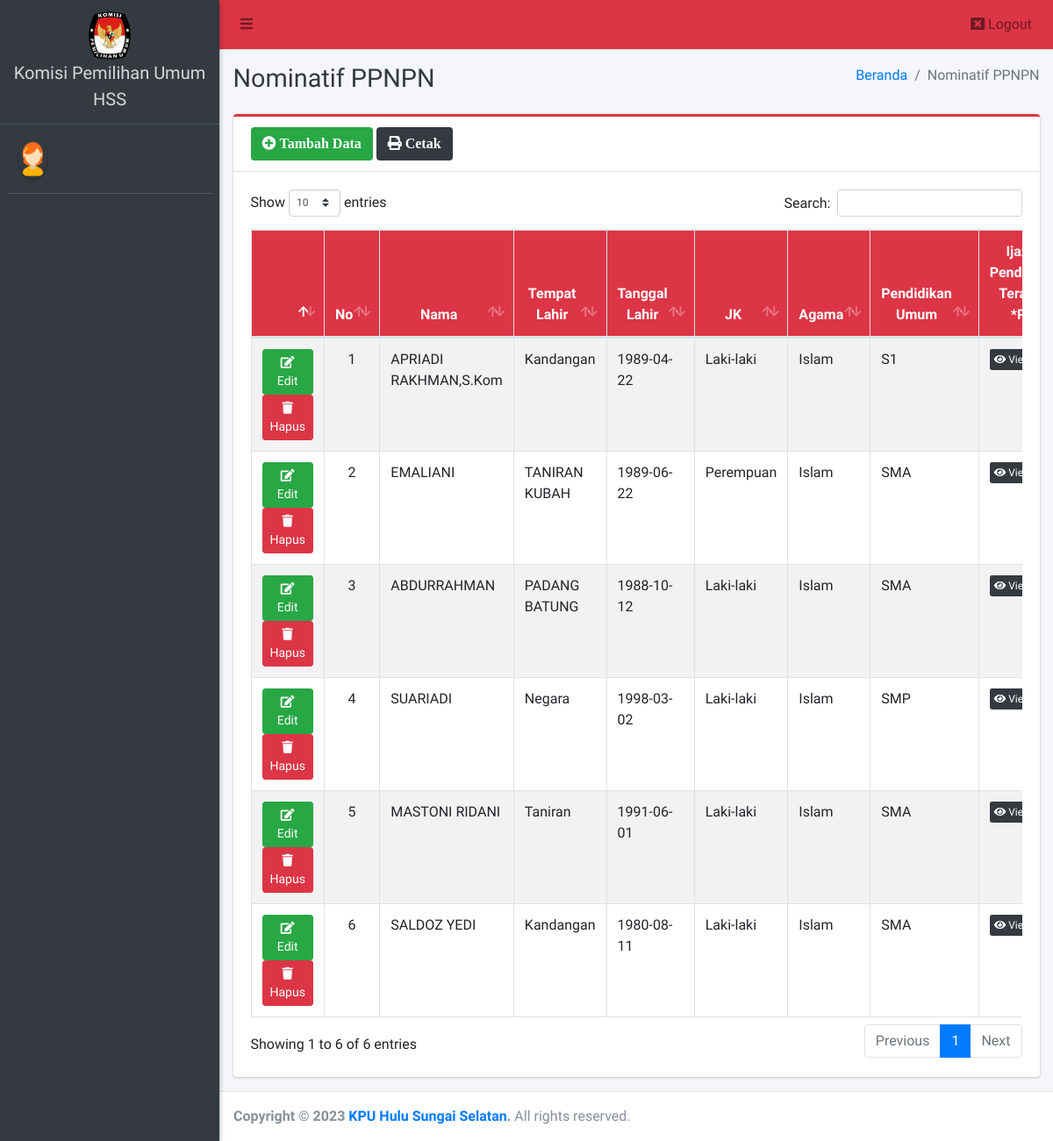
Screenshot of /admin/ppnpn/index.php with the database file from the repository.
### tables this page shows
CREATE TABLE `nominatif_ppnpn` (
  `id_ppnpn` int(11) NOT NULL,
  `nama_ppnpn` varchar(50) NOT NULL,
  `tempat_lahir` varchar(40) NOT NULL,
  `tanggal_lahir` date NOT NULL,
  `jk` varchar(50) NOT NULL,
  `agama` varchar(50) NOT NULL,
  `pendidikan` varchar(50) NOT NULL,
  `sub_bagian` varchar(50) NOT NULL,
  `ket` text NOT NULL,
  `filependidikan` varchar(255) NOT NULL,
  `filesubbagian` varchar(255) NOT NULL
);

### config/config.php (called while the page is built, shortened)
<?php
function base_url($url = null)
{
	$base_url = "http://localhost/kpuhss_pegawai";
	if ($url != null) {
		return $base_url . "/" . $url;
	} else {
		return $base_url;
	}
}

### admin/ppnpn/index.php (the view, shortened to what this page needs)
<?php
require '../../config/config.php';
require '../../config/koneksi.php';
?>
<!DOCTYPE html>
<html>
<?php
include '../../templates/head.php';
?>
<body class="hold-transition sidebar-mini layout-fixed">
    <div class="wrapper">
        <?php
        include '../../templates/navbar.php';
        ?>
        <?php
        include '../../templates/sidebar.php';
        ?>
        <div class="content-wrapper">
            <div class="content-header">
                <div class="container-fluid">
                    <div class="row mb-2">
                        <div class="col-sm-6">
                            <h1 class="m-0 text-dark">Nominatif PPNPN</h1>
                        </div>
                        <div class="col-sm-6">
                            <ol class="breadcrumb float-sm-right">
                                <li class="breadcrumb-item"><a href="#">Beranda</a></li>
                                <li class="breadcrumb-item active">Nominatif PPNPN</li>
                            </ol>
                        </div>
                    </div>
                </div>
            </div>
            <section class="content">
                <div class="container-fluid">
                    <div class="row">
                        <div class="col-12">
                            <div class="card card-red card-outline">
                                <div class="card-header">
                                    <a href="tambah" class="btn bg-green"><i class="fa fa-plus-circle"> Tambah Data</i></a>
                                    <a href="print" target="blank" class="btn bg-dark"><i class="fa fa-print"> Cetak</i></a>
                                </div>
                                <div class="card-body">
                                    <div class="table-responsive">
                                        <table id="example1" class="table table-bordered table-striped">
                                            <thead class="bg-red">
                                                <tr align="center">
                                                    <th></th>
                                                    <th>No</th>
                                                    <th>Nama</th>
                                                    <th>Tempat Lahir</th>
                                                    <th>Tanggal Lahir</th>
                                                    <th>JK</th>
                                                    <th>Agama</th>
                                                    <th>Pendidikan Umum</th>
                                                    <th>Ijazah Pendidikan Terakhir *Pdf</th>
                                                </tr>
                                            </thead>
                                            <tbody style="background-color: white">
                                                <?php
                                                $no = 1;
                                                $data = $koneksi->query("SELECT * FROM nominatif_ppnpn ORDER BY id_ppnpn DESC");
                                                while ($row = $data->fetch_array()) {
                                                ?>
                                                    <tr>
                                                        <td align="center">
                                                            <a href="edit?id=<?= $row['id_ppnpn'] ?>" class="btn btn-success btn-sm" title="Edit"><i class="fa fa-edit"></i> Edit</a>
                                                            <a href="hapus?id=<?= $row['id_ppnpn'] ?>" class="btn btn-danger btn-sm alert-hapus" title="Hapus"><i class="fa fa-trash"></i> Hapus</a>
                                                        </td>
                                                        <td align="center"><?= $no++ ?></td>
                                                        <td><?= $row['nama_ppnpn'] ?></td>
                                                        <td><?= $row['tempat_lahir'] ?></td>
                                                        <td><?= $row['tanggal_lahir'] ?></td>
                                                        <td><?= $row['jk'] ?></td>
                                                        <td><?= $row['agama'] ?></td>
                                                        <td><?= $row['pendidikan'] ?></td>
                                                        <td><a target="_blank" href="<?= base_url(); ?>/file/<?= $row['filependidikan'] ?>" class="btn btn-xs bg-dark" title="View"><i class="fa fa-eye"></i> View</i></a></td>
                                                    </tr>
                                                <?php } ?>
                                            </tbody>
                                        </table>
                                    </div>
                                </div>
                            </div>
                        </div>
                    </div>
                </div>
            </section>
        </div>
        <?php include_once "../../templates/footer.php"; ?>
    </div>
</body>
</html>

### templates/head.php (shortened to what this page needs)
<head>
  <link rel="stylesheet" href="<?= base_url() ?>/assets/plugins/fontawesome-free/css/all.min.css">
  <link rel="stylesheet" href="https://code.ionicframework.com/ionicons/2.0.1/css/ionicons.min.css">
  <link rel="stylesheet" href="<?= base_url() ?>/assets/plugins/datatables-bs4/css/dataTables.bootstrap4.css">
  <link rel="stylesheet" href="<?= base_url() ?>/assets/plugins/ekko-lightbox/ekko-lightbox.css">
  <link rel="stylesheet" href="<?= base_url() ?>/assets/plugins/bootstrap-fileupload/bootstrap-fileupload.min.css">
  <link rel="stylesheet" href="<?= base_url() ?>/assets/plugins/tempusdominus-bootstrap-4/css/tempusdominus-bootstrap-4.min.css">
  <link rel="stylesheet" href="<?= base_url() ?>/assets/plugins/select2/css/select2.min.css">
  <link rel="stylesheet" href="<?= base_url() ?>/assets/plugins/select2-bootstrap4-theme/select2-bootstrap4.min.css">
  <link rel="stylesheet" href="<?= base_url() ?>/assets/plugins/icheck-bootstrap/icheck-bootstrap.min.css">
  <link rel="stylesheet" href="<?= base_url() ?>/assets/plugins/jqvmap/jqvmap.min.css">
  <link rel="stylesheet" href="<?= base_url() ?>/assets/dist/css/adminlte.min.css">
  <link rel="stylesheet" href="<?= base_url() ?>/assets/plugins/overlayScrollbars/css/OverlayScrollbars.min.css">
  <link rel="stylesheet" href="<?= base_url() ?>/assets/plugins/daterangepicker/daterangepicker.css">
  <link rel="stylesheet" href="<?= base_url() ?>/assets/plugins/summernote/summernote-bs4.css">
  <link rel="stylesheet" href="<?= base_url() ?>/assets/plugins/bootstrap-fileupload/bootstrap-fileupload.min.css">
  <link rel="stylesheet" href="<?= base_url() ?>/assets/alert/sweetalert.css">
</head>

### templates/navbar.php
<nav class="main-header navbar navbar-expand navbar-red navbar-light">
  <ul class="navbar-nav">
    <li class="nav-item">
      <a class="nav-link" data-widget="pushmenu" href="#"><i class="fas fa-bars"></i></a>
    </li>
  </ul>
  <ul class="navbar-nav ml-auto">
    <li class="nav-item dropdown">
      <a class="nav-link alert-logout" href="<?= base_url('logout') ?>">
        <i class="fas fa-window-close"> </i> Logout
      </a>
    </li>
  </ul>
</nav>

### templates/sidebar.php (shortened to what this page needs)
<aside class="main-sidebar sidebar-dark-green elevation-2">
  <a href="#" class="brand-link text-center">
    <img src="<?= base_url() ?>/assets/dist/img/kpu_logo.png" style="width: 50px; justify-content: center; margin: auto; " alt="#" class="" style="opacity: .8"><br>
    <span class="brand-text font-weight-light"><b>Komisi Pemilihan Umum <br> HSS</b></span>
  </a>
  <div class="sidebar">
    <div class="user-panel mt-3 pb-3 d-flex">
      <div class="image">
        <img src="<?= base_url() ?>/assets/dist/img/avatar6.png" class="img-circle elevation-1" alt="User Image">
      </div>
      <div class="info">
      </div>
    </div>
  </div>
</aside>

### templates/footer.php (shortened to what this page needs)
<footer class="main-footer">
  <strong>Copyright &copy; <?= date('Y') ?> <a href="#">KPU Hulu Sungai Selatan</a>.</strong>
  All rights reserved.
</footer>

### rows the page displays
nominatif_ppnpn: nama_ppnpn "APRIADI RAKHMAN,S.Kom", tempat_lahir "Kandangan", tanggal_lahir "1989-04-22", jk "Laki-laki", agama "Islam", pendidikan "S1"
nominatif_ppnpn: nama_ppnpn "EMALIANI", tempat_lahir "TANIRAN KUBAH", tanggal_lahir "1989-06-22", jk "Perempuan", agama "Islam", pendidikan "SMA"
nominatif_ppnpn: nama_ppnpn "ABDURRAHMAN", tempat_lahir "PADANG BATUNG", tanggal_lahir "1988-10-12", jk "Laki-laki", agama "Islam", pendidikan "SMA"
nominatif_ppnpn: nama_ppnpn "SUARIADI", tempat_lahir "Negara", tanggal_lahir "1998-03-02", jk "Laki-laki", agama "Islam", pendidikan "SMP"
nominatif_ppnpn: nama_ppnpn "MASTONI RIDANI", tempat_lahir "Taniran", tanggal_lahir "1991-06-01", jk "Laki-laki", agama "Islam", pendidikan "SMA"
nominatif_ppnpn: nama_ppnpn "SALDOZ YEDI", tempat_lahir "Kandangan", tanggal_lahir "1980-08-11", jk "Laki-laki", agama "Islam", pendidikan "SMA"
